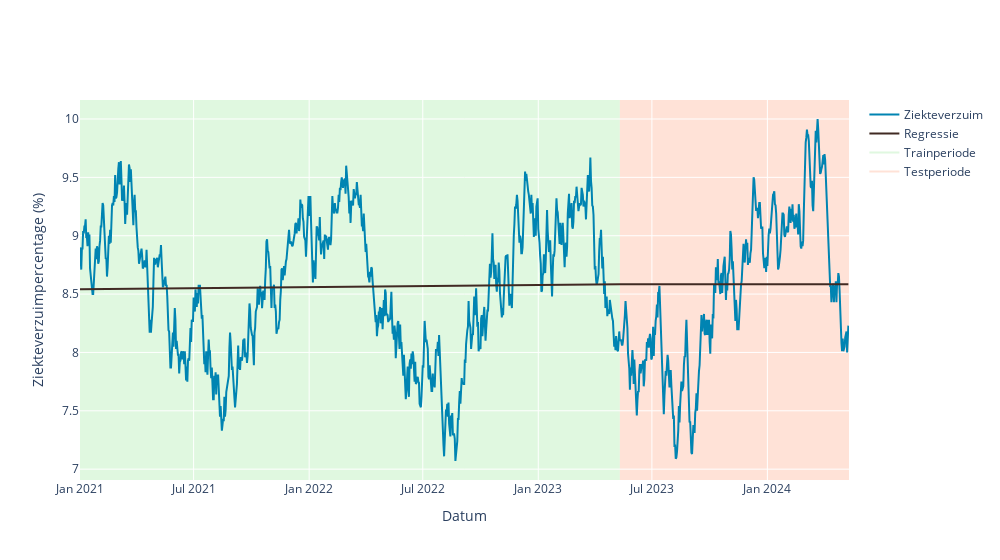

The code cell stored with this chart in its notebook:
### Markdown cell above
**Opgave 2.2.** Wat valt je op aan de uitkomsten van het voortschrijdend gemiddelde model?

<!-- - 1e week in de traindata heeft geen waarde.
- Na een periode van voorspellingen onstaat een constante waarde.  -->


#### *Regressie*
Er zijn ook algoritmes welke niet enkel kijken naar de historische waarden van het onderwerp dat je probeert te voorspellen. Deze algoritmes maken gebruik van verklarende variabele(n). Het eenvoudigste model is een regressiemodel. Wat dit model doet een regressielijn bepalen: best passende lijn om de relatie tussen verklarende variabelen (x) en te voorspellen variabelen (y) te bepalen. 

Laten we een eenvoudige regressie met 1 variabele (volgordelijkheid datums) toepassen:

### Code cell
regressie = pas_regressie_toe(data=data)

### Figure 1 — Plotly figure (JSON) as saved in the notebook; plotly's stock layout.template omitted (floating-point values rounded to 4 significant figures; data arrays with more than 128 entries replaced by an {"elided": "..."} marker saying what was removed)
{"data": [{"line": {"color": "#0084B2"}, "mode": "lines", "name": "Ziekteverzuim", "type": "scatter", "x": {"elided": "1225 str values"}, "y": {"elided": "1225 float values"}}, {"line": {"color": "#402a23"}, "mode": "lines", "name": "Regressie", "type": "scatter", "x": {"elided": "1225 str values"}, "y": {"elided": "1225 float values"}}, {"line": {"color": "limegreen"}, "mode": "lines", "name": "Trainperiode", "opacity": 0.15, "type": "scatter", "x": [null], "y": [null]}, {"line": {"color": "LightSalmon"}, "mode": "lines", "name": "Testperiode", "opacity": 0.3, "type": "scatter", "x": [null], "y": [null]}], "layout": {"autosize": false, "paper_bgcolor": "white", "plot_bgcolor": "white", "shapes": [{"fillcolor": "limegreen", "layer": "below", "line": {"width": 0}, "opacity": 0.15, "type": "rect", "x0": "2021-01-01", "x1": "2023-05-11", "xref": "x", "y0": 0, "y1": 1, "yref": "paper"}, {"fillcolor": "LightSalmon", "layer": "below", "line": {"width": 0}, "opacity": 0.3, "type": "rect", "x0": "2023-05-11", "x1": "2024-05-10", "xref": "x", "y0": 0, "y1": 1, "yref": "paper"}], "width": 1000, "xaxis": {"title": {"text": "Datum"}}, "yaxis": {"title": {"text": "Ziekteverzuimpercentage (%)"}}}}
